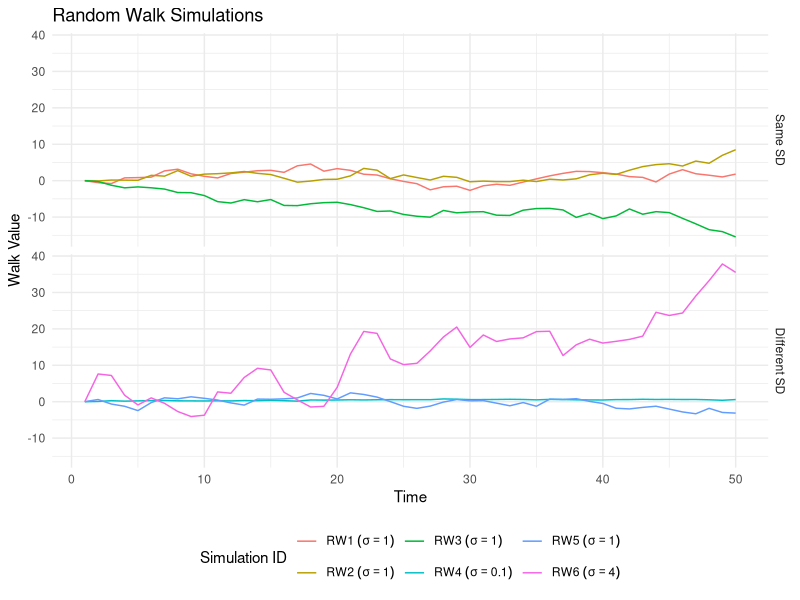

The R source for this figure:
# Load necessary library
library(ggplot2)

# Function to simulate a random walk
simulate_random_walk <- function(sd, start_value = 0, n = 50, group_id, walk_id) {
  walk <- numeric(n)
  walk[1] <- start_value
  for (i in 2:n) {
    walk[i] <- walk[i - 1] + rnorm(1, mean = 0, sd = sd)
  }
  data.frame(Time = 1:n, Walk = walk, SD = sd, Group = as.factor(group_id), WalkID = as.factor(walk_id))
}

# Set seed for reproducibility
set.seed(123)

# Simulate random walks
# First panel (all with sd = 1)
rw1 <- simulate_random_walk(1, group_id = "Same SD", walk_id = "RW1 (σ=1)")
rw2 <- simulate_random_walk(1, group_id = "Same SD", walk_id = "RW2 (σ=1)")
rw3 <- simulate_random_walk(1, group_id = "Same SD", walk_id = "RW3 (σ=1)")

# Second panel (with varying sd)
rw4 <- simulate_random_walk(0.1, group_id = "Different SD", walk_id = "RW4 (σ=0.1)")
rw5 <- simulate_random_walk(1, group_id = "Different SD", walk_id = "RW5 (σ=1)")
rw6 <- simulate_random_walk(4, group_id = "Different SD", walk_id = "RW6 (σ=4)")

# Combine all data
all_walks <- rbind(rw1, rw2, rw3, rw4, rw5, rw6)

# Plotting
ggplot(all_walks, aes(x = Time, y = Walk, group = WalkID, color = WalkID)) +
  geom_line() +
  facet_grid(rows = vars(Group)) +
  theme_minimal() +
  labs(title = "Random Walk Simulations", x = "Time", y = "Walk Value", color = "Simulation ID") +
  scale_color_discrete(labels = c(expression(RW1~(sigma==1)), expression(RW2~(sigma==1)), expression(RW3~(sigma==1)),
                                  expression(RW4~(sigma==0.1)), expression(RW5~(sigma==1)), expression(RW6~(sigma==4)))) +
  theme(legend.position = "bottom")
